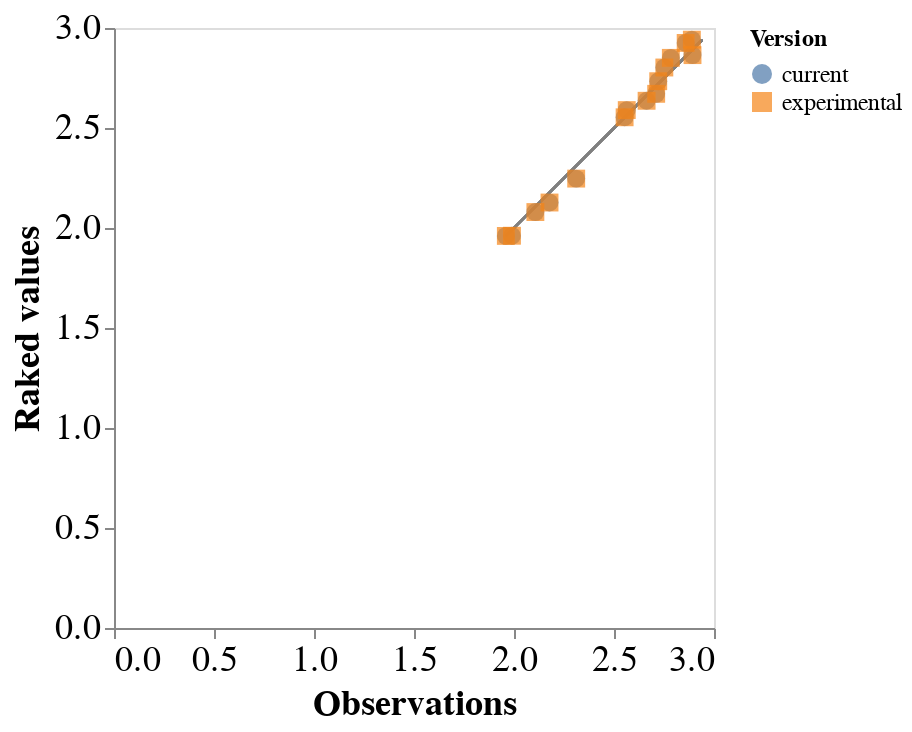

The notebook cell saved with this chart:
### Code cell
chart

### Figure 1 — Vega-Lite specification as saved in the notebook (floating-point values rounded to 4 significant figures)
{"config": {"view": {"continuousWidth": 300, "continuousHeight": 300}, "axis": {"labelFontSize": 18, "titleFontSize": 18}, "legend": {"labelFontSize": 12, "titleFontSize": 12}}, "layer": [{"mark": {"type": "rule", "color": "grey"}, "encoding": {"x": {"type": "quantitative", "datum": {"expr": "param_5"}}, "x2": {"datum": {"expr": "param_6"}, "type": "quantitative"}, "y": {"type": "quantitative", "datum": {"expr": "param_7"}}, "y2": {"datum": {"expr": "param_8"}, "type": "quantitative"}}}, {"mark": {"type": "point", "filled": true, "size": 80}, "encoding": {"color": {"field": "version", "legend": {"title": "Version"}, "type": "nominal"}, "shape": {"field": "version", "legend": {"title": "Version"}, "type": "nominal"}, "x": {"axis": {"title": "Observations"}, "field": "value", "scale": {"domain": [{"expr": "param_5"}, {"expr": "param_6"}]}, "type": "quantitative"}, "y": {"axis": {"title": "Raked values"}, "field": "raked_value", "scale": {"domain": [{"expr": "param_7"}, {"expr": "param_8"}]}, "type": "quantitative"}}}], "data": {"name": "data-a3765a409b9f758733d96c02dc4ef35e"}, "params": [{"name": "param_5", "value": 1.959}, {"name": "param_6", "value": 2.942}, {"name": "param_7", "value": 1.959}, {"name": "param_8", "value": 2.942}], "$schema": "https://vega.github.io/schema/vega-lite/v5.20.1.json", "datasets": {"data-a3765a409b9f758733d96c02dc4ef35e": [{"value": 2.564, "var1": 0, "var2": 0, "raked_value": 2.589, "version": "current"}, {"value": 2.858, "var1": 1, "var2": 0, "raked_value": 2.925, "version": "current"}, {"value": 2.784, "var1": 2, "var2": 0, "raked_value": 2.851, "version": "current"}, {"value": 2.311, "var1": 0, "var2": 1, "raked_value": 2.247, "version": "current"}, {"value": 2.711, "var1": 1, "var2": 1, "raked_value": 2.671, "version": "current"}, {"value": 1.99, "var1": 2, "var2": 1, "raked_value": 1.961, "version": "current"}, {"value": 2.178, "var1": 0, "var2": 2, "raked_value": 2.127, "version": "current"}, {"value": 2.663, "var1": 1, "var2": 2, "raked_value": 2.636, "version": "current"}, {"value": 2.893, "var1": 2, "var2": 2, "raked_value": 2.864, "version": "current"}, {"value": 2.107, "var1": 0, "var2": 3, "raked_value": 2.08, "version": "current"}, {"value": 2.553, "var1": 1, "var2": 3, "raked_value": 2.554, "version": "current"}, {"value": 1.959, "var1": 2, "var2": 3, "raked_value": 1.96, "version": "current"}, {"value": 2.721, "var1": 0, "var2": 4, "raked_value": 2.734, "version": "current"}, {"value": 2.889, "var1": 1, "var2": 4, "raked_value": 2.942, "version": "current"}, {"value": 2.752, "var1": 2, "var2": 4, "raked_value": 2.802, "version": "current"}, {"value": 2.564, "var1": 0, "var2": 0, "raked_value": 2.589, "version": "experimental"}, {"value": 2.311, "var1": 0, "var2": 1, "raked_value": 2.247, "version": "experimental"}, {"value": 2.178, "var1": 0, "var2": 2, "raked_value": 2.127, "version": "experimental"}, {"value": 2.107, "var1": 0, "var2": 3, "raked_value": 2.08, "version": "experimental"}, {"value": 2.721, "var1": 0, "var2": 4, "raked_value": 2.734, "version": "experimental"}, {"value": 2.858, "var1": 1, "var2": 0, "raked_value": 2.925, "version": "experimental"}, {"value": 2.711, "var1": 1, "var2": 1, "raked_value": 2.671, "version": "experimental"}, {"value": 2.663, "var1": 1, "var2": 2, "raked_value": 2.636, "version": "experimental"}, {"value": 2.553, "var1": 1, "var2": 3, "raked_value": 2.554, "version": "experimental"}, {"value": 2.889, "var1": 1, "var2": 4, "raked_value": 2.942, "version": "experimental"}, {"value": 2.784, "var1": 2, "var2": 0, "raked_value": 2.851, "version": "experimental"}, {"value": 1.99, "var1": 2, "var2": 1, "raked_value": 1.961, "version": "experimental"}, {"value": 2.893, "var1": 2, "var2": 2, "raked_value": 2.864, "version": "experimental"}, {"value": 1.959, "var1": 2, "var2": 3, "raked_value": 1.96, "version": "experimental"}, {"value": 2.752, "var1": 2, "var2": 4, "raked_value": 2.802, "version": "experimental"}]}}
